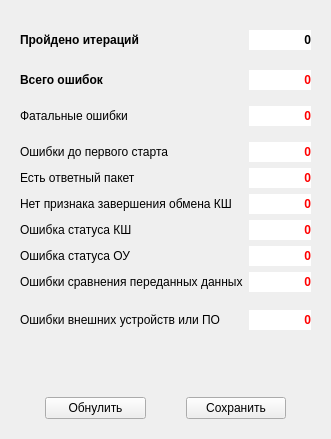
<?xml version="1.0" encoding="UTF-8"?>
<ui version="4.0">
 <class>FormVarTestErr</class>
 <widget class="QWidget" name="FormVarTestErr">
  <property name="geometry">
   <rect>
    <x>0</x>
    <y>0</y>
    <width>331</width>
    <height>439</height>
   </rect>
  </property>
  <property name="windowTitle">
   <string>Перебор параметров групповой команды. Статистика ошибок.</string>
  </property>
  <property name="windowIcon">
   <iconset resource="../tgca/tgca.qrc">
    <normaloff>:/pictogram/agt_aisles_5533.png</normaloff>:/pictogram/agt_aisles_5533.png</iconset>
  </property>
  <layout class="QGridLayout" name="gridLayout" columnstretch="3,1">
   <property name="leftMargin">
    <number>20</number>
   </property>
   <property name="topMargin">
    <number>30</number>
   </property>
   <property name="rightMargin">
    <number>20</number>
   </property>
   <property name="bottomMargin">
    <number>0</number>
   </property>
   <item row="14" column="0">
    <widget class="QLabel" name="label_3">
     <property name="text">
      <string>Ошибки внешних устройств или ПО</string>
     </property>
    </widget>
   </item>
   <item row="13" column="0">
    <widget class="QLabel" name="label_11">
     <property name="maximumSize">
      <size>
       <width>16777215</width>
       <height>6</height>
      </size>
     </property>
     <property name="text">
      <string/>
     </property>
    </widget>
   </item>
   <item row="14" column="1">
    <widget class="QLabel" name="otherErr">
     <property name="minimumSize">
      <size>
       <width>0</width>
       <height>20</height>
      </size>
     </property>
     <property name="font">
      <font>
       <weight>75</weight>
       <bold>true</bold>
      </font>
     </property>
     <property name="styleSheet">
      <string notr="true">color: rgb(255, 0, 0);
background-color: rgb(255, 255, 255);
</string>
     </property>
     <property name="text">
      <string>0</string>
     </property>
     <property name="alignment">
      <set>Qt::AlignRight|Qt::AlignTrailing|Qt::AlignVCenter</set>
     </property>
    </widget>
   </item>
   <item row="2" column="1">
    <widget class="QLabel" name="totalErr">
     <property name="minimumSize">
      <size>
       <width>0</width>
       <height>20</height>
      </size>
     </property>
     <property name="font">
      <font>
       <weight>75</weight>
       <bold>true</bold>
      </font>
     </property>
     <property name="styleSheet">
      <string notr="true">color: rgb(255, 0, 0);
background-color: rgb(255, 255, 255);</string>
     </property>
     <property name="text">
      <string>0</string>
     </property>
     <property name="alignment">
      <set>Qt::AlignRight|Qt::AlignTrailing|Qt::AlignVCenter</set>
     </property>
    </widget>
   </item>
   <item row="0" column="1">
    <widget class="QLabel" name="totalIter">
     <property name="minimumSize">
      <size>
       <width>0</width>
       <height>20</height>
      </size>
     </property>
     <property name="font">
      <font>
       <weight>75</weight>
       <bold>true</bold>
      </font>
     </property>
     <property name="styleSheet">
      <string notr="true">background-color: rgb(255, 255, 255);</string>
     </property>
     <property name="text">
      <string>0</string>
     </property>
     <property name="alignment">
      <set>Qt::AlignRight|Qt::AlignTrailing|Qt::AlignVCenter</set>
     </property>
    </widget>
   </item>
   <item row="10" column="0">
    <widget class="QLabel" name="label_5">
     <property name="text">
      <string>Ошибка статуса КШ</string>
     </property>
    </widget>
   </item>
   <item row="16" column="0" colspan="2">
    <layout class="QHBoxLayout" name="horizontalLayout">
     <property name="spacing">
      <number>40</number>
     </property>
     <property name="leftMargin">
      <number>25</number>
     </property>
     <property name="topMargin">
      <number>20</number>
     </property>
     <property name="rightMargin">
      <number>25</number>
     </property>
     <property name="bottomMargin">
      <number>20</number>
     </property>
     <item>
      <widget class="QPushButton" name="toZero">
       <property name="text">
        <string>Обнулить</string>
       </property>
      </widget>
     </item>
     <item>
      <widget class="QPushButton" name="save">
       <property name="text">
        <string>Сохранить</string>
       </property>
      </widget>
     </item>
    </layout>
   </item>
   <item row="2" column="0">
    <widget class="QLabel" name="label_2">
     <property name="font">
      <font>
       <weight>75</weight>
       <bold>true</bold>
      </font>
     </property>
     <property name="text">
      <string>Всего ошибок</string>
     </property>
    </widget>
   </item>
   <item row="0" column="0">
    <widget class="QLabel" name="label">
     <property name="font">
      <font>
       <weight>75</weight>
       <bold>true</bold>
      </font>
     </property>
     <property name="text">
      <string>Пройдено итераций</string>
     </property>
    </widget>
   </item>
   <item row="5" column="0">
    <widget class="QLabel" name="label_17">
     <property name="maximumSize">
      <size>
       <width>16777215</width>
       <height>4</height>
      </size>
     </property>
     <property name="text">
      <string/>
     </property>
    </widget>
   </item>
   <item row="10" column="1">
    <widget class="QLabel" name="errStatusBC">
     <property name="minimumSize">
      <size>
       <width>0</width>
       <height>20</height>
      </size>
     </property>
     <property name="font">
      <font>
       <weight>75</weight>
       <bold>true</bold>
      </font>
     </property>
     <property name="styleSheet">
      <string notr="true">color: rgb(255, 0, 0);
background-color: rgb(255, 255, 255);</string>
     </property>
     <property name="text">
      <string>0</string>
     </property>
     <property name="alignment">
      <set>Qt::AlignRight|Qt::AlignTrailing|Qt::AlignVCenter</set>
     </property>
    </widget>
   </item>
   <item row="1" column="0">
    <widget class="QLabel" name="label_9">
     <property name="maximumSize">
      <size>
       <width>16777215</width>
       <height>8</height>
      </size>
     </property>
     <property name="text">
      <string/>
     </property>
    </widget>
   </item>
   <item row="3" column="0">
    <widget class="QLabel" name="label_10">
     <property name="maximumSize">
      <size>
       <width>16777215</width>
       <height>4</height>
      </size>
     </property>
     <property name="text">
      <string/>
     </property>
    </widget>
   </item>
   <item row="6" column="1">
    <widget class="QLabel" name="errBefore">
     <property name="minimumSize">
      <size>
       <width>0</width>
       <height>20</height>
      </size>
     </property>
     <property name="font">
      <font>
       <weight>75</weight>
       <bold>true</bold>
      </font>
     </property>
     <property name="styleSheet">
      <string notr="true">color: rgb(255, 0, 0);
background-color: rgb(255, 255, 255);</string>
     </property>
     <property name="text">
      <string>0</string>
     </property>
     <property name="alignment">
      <set>Qt::AlignRight|Qt::AlignTrailing|Qt::AlignVCenter</set>
     </property>
    </widget>
   </item>
   <item row="12" column="0">
    <widget class="QLabel" name="label_8">
     <property name="text">
      <string>Ошибки сравнения переданных данных</string>
     </property>
    </widget>
   </item>
   <item row="15" column="0">
    <spacer name="verticalSpacer">
     <property name="orientation">
      <enum>Qt::Vertical</enum>
     </property>
     <property name="sizeHint" stdset="0">
      <size>
       <width>20</width>
       <height>40</height>
      </size>
     </property>
    </spacer>
   </item>
   <item row="9" column="0">
    <widget class="QLabel" name="label_6">
     <property name="font">
      <font>
       <weight>50</weight>
       <bold>false</bold>
      </font>
     </property>
     <property name="text">
      <string>Нет признака завершения обмена КШ</string>
     </property>
    </widget>
   </item>
   <item row="7" column="0">
    <widget class="QLabel" name="label_4">
     <property name="text">
      <string>Есть ответный пакет</string>
     </property>
    </widget>
   </item>
   <item row="7" column="1">
    <widget class="QLabel" name="errYesSW">
     <property name="minimumSize">
      <size>
       <width>0</width>
       <height>20</height>
      </size>
     </property>
     <property name="font">
      <font>
       <weight>75</weight>
       <bold>true</bold>
      </font>
     </property>
     <property name="styleSheet">
      <string notr="true">color: rgb(255, 0, 0);
background-color: rgb(255, 255, 255);</string>
     </property>
     <property name="text">
      <string>0</string>
     </property>
     <property name="alignment">
      <set>Qt::AlignRight|Qt::AlignTrailing|Qt::AlignVCenter</set>
     </property>
    </widget>
   </item>
   <item row="4" column="1">
    <widget class="QLabel" name="errFatal">
     <property name="minimumSize">
      <size>
       <width>0</width>
       <height>20</height>
      </size>
     </property>
     <property name="font">
      <font>
       <weight>75</weight>
       <bold>true</bold>
      </font>
     </property>
     <property name="styleSheet">
      <string notr="true">color: rgb(255, 0, 0);
background-color: rgb(255, 255, 255);</string>
     </property>
     <property name="text">
      <string>0</string>
     </property>
     <property name="alignment">
      <set>Qt::AlignRight|Qt::AlignTrailing|Qt::AlignVCenter</set>
     </property>
    </widget>
   </item>
   <item row="9" column="1">
    <widget class="QLabel" name="errNoFinBC">
     <property name="minimumSize">
      <size>
       <width>0</width>
       <height>20</height>
      </size>
     </property>
     <property name="font">
      <font>
       <weight>75</weight>
       <bold>true</bold>
      </font>
     </property>
     <property name="styleSheet">
      <string notr="true">color: rgb(255, 0, 0);
background-color: rgb(255, 255, 255);</string>
     </property>
     <property name="text">
      <string>0</string>
     </property>
     <property name="alignment">
      <set>Qt::AlignRight|Qt::AlignTrailing|Qt::AlignVCenter</set>
     </property>
    </widget>
   </item>
   <item row="4" column="0">
    <widget class="QLabel" name="label_15">
     <property name="text">
      <string>Фатальные ошибки</string>
     </property>
    </widget>
   </item>
   <item row="12" column="1">
    <widget class="QLabel" name="errCompare">
     <property name="minimumSize">
      <size>
       <width>0</width>
       <height>20</height>
      </size>
     </property>
     <property name="font">
      <font>
       <weight>75</weight>
       <bold>true</bold>
      </font>
     </property>
     <property name="styleSheet">
      <string notr="true">color: rgb(255, 0, 0);
background-color: rgb(255, 255, 255);</string>
     </property>
     <property name="text">
      <string>0</string>
     </property>
     <property name="alignment">
      <set>Qt::AlignRight|Qt::AlignTrailing|Qt::AlignVCenter</set>
     </property>
    </widget>
   </item>
   <item row="11" column="0">
    <widget class="QLabel" name="label_7">
     <property name="text">
      <string>Ошибка статуса ОУ</string>
     </property>
    </widget>
   </item>
   <item row="11" column="1">
    <widget class="QLabel" name="errStatusRT">
     <property name="minimumSize">
      <size>
       <width>0</width>
       <height>20</height>
      </size>
     </property>
     <property name="font">
      <font>
       <weight>75</weight>
       <bold>true</bold>
      </font>
     </property>
     <property name="styleSheet">
      <string notr="true">color: rgb(255, 0, 0);
background-color: rgb(255, 255, 255);</string>
     </property>
     <property name="text">
      <string>0</string>
     </property>
     <property name="alignment">
      <set>Qt::AlignRight|Qt::AlignTrailing|Qt::AlignVCenter</set>
     </property>
    </widget>
   </item>
   <item row="6" column="0">
    <widget class="QLabel" name="label_14">
     <property name="text">
      <string>Ошибки до первого старта</string>
     </property>
    </widget>
   </item>
  </layout>
 </widget>
 <resources>
  <include location="../tgca/tgca.qrc"/>
 </resources>
 <connections/>
</ui>
